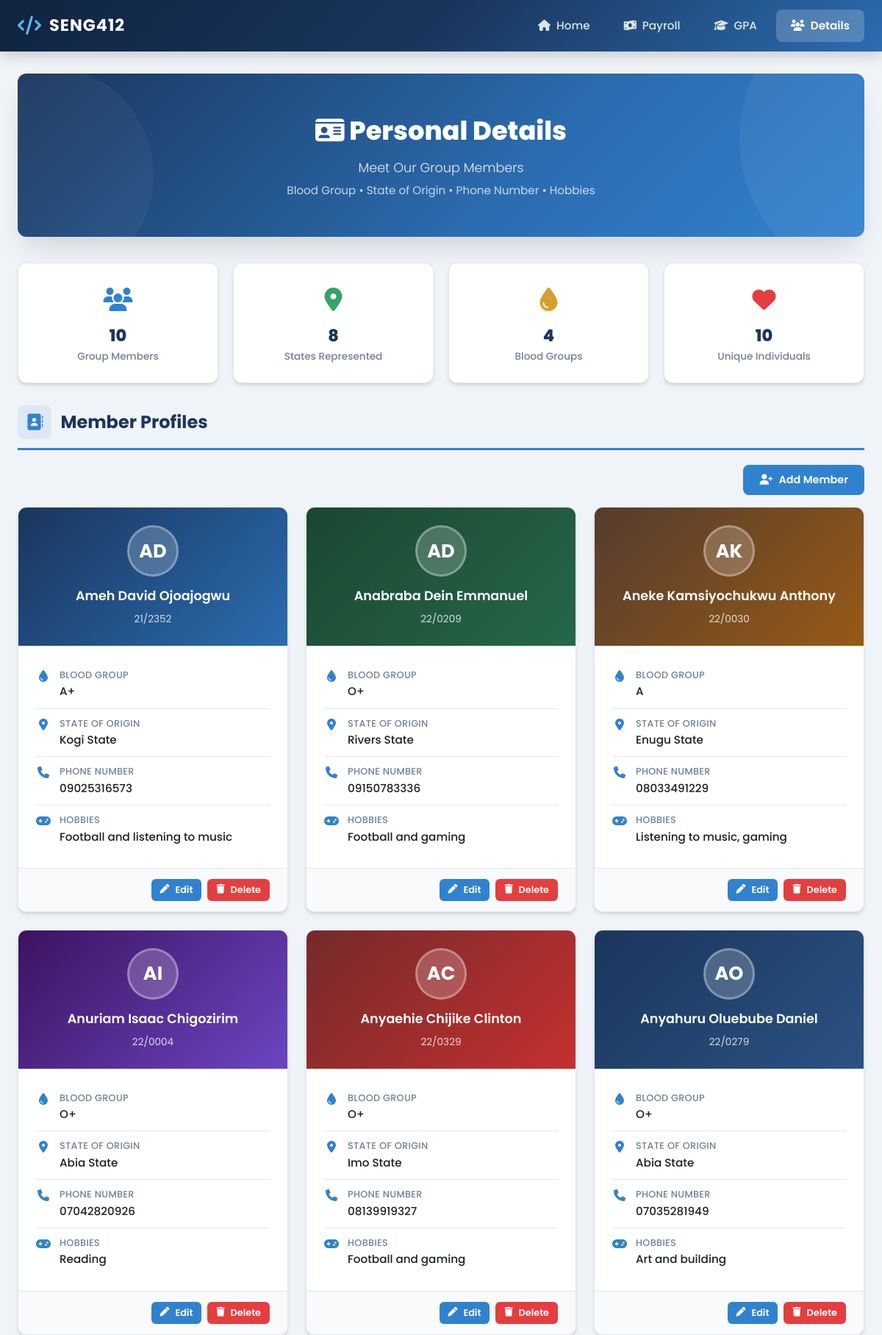
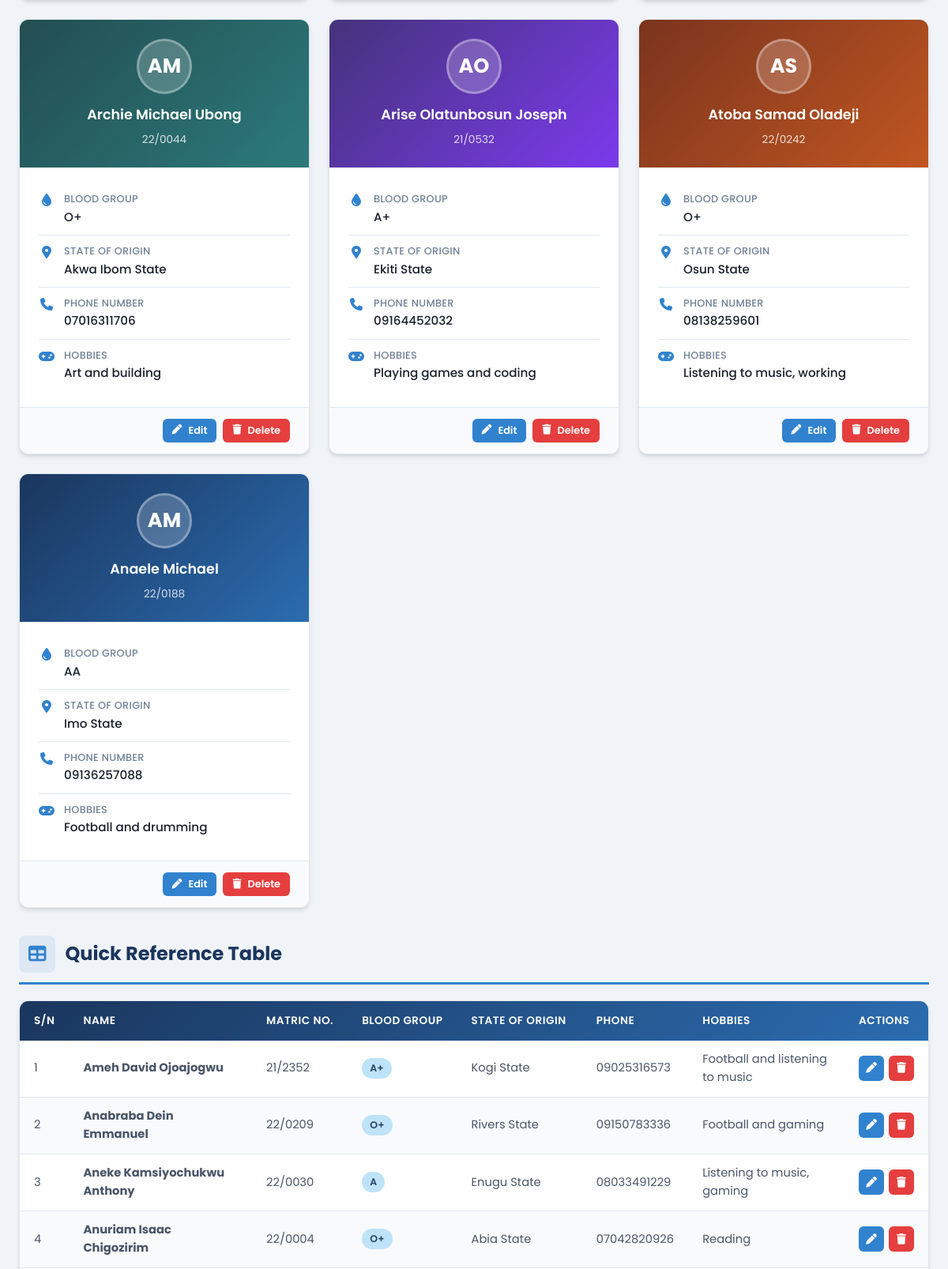
/details.php (upper part), run on the app's committed database (2 pictures, top to bottom).
### tables this page shows
CREATE TABLE members (
    id INT AUTO_INCREMENT PRIMARY KEY,
    matric_no VARCHAR(20) NOT NULL,
    full_name VARCHAR(100) NOT NULL,
    blood_group VARCHAR(5),
    state_of_origin VARCHAR(50),
    phone VARCHAR(20),
    hobbies TEXT
);

### details.php (the view, shortened to what this page needs)
<?php
include 'header.php';
include 'db.php';
$members = [];
$result = $conn->query("SELECT * FROM members ORDER BY id");
if ($result) {
    while ($row = $result->fetch_assoc()) {
        $members[] = $row;
    }
}
function getInitials($name) {
    $parts = explode(' ', trim($name));
    $initials = '';
    foreach ($parts as $p) {
        if (!empty($p)) $initials .= strtoupper($p[0]);
        if (strlen($initials) >= 2) break;
    }
    return $initials;
}
$colors = [
    'linear-gradient(135deg, #1a365d, #2b6cb0)',
    'linear-gradient(135deg, #1a4731, #276749)',
    'linear-gradient(135deg, #553c2e, #975a16)',
    'linear-gradient(135deg, #3c1361, #6b46c1)',
    'linear-gradient(135deg, #742a2a, #c53030)',
    'linear-gradient(135deg, #1a365d, #2c5282)',
    'linear-gradient(135deg, #234e52, #2c7a7b)',
    'linear-gradient(135deg, #44337a, #7c3aed)',
    'linear-gradient(135deg, #7b341e, #c05621)',
];
?>
<section class="hero">
    <h1><i class="fas fa-id-card"></i> Personal Details</h1>
    <p class="subtitle">Meet Our Group Members</p>
    <p class="dept">Blood Group &bull; State of Origin &bull; Phone Number &bull; Hobbies</p>
</section>
<div class="stats-grid">
    <div class="stat-card">
        <div class="stat-icon blue"><i class="fas fa-users"></i></div>
        <div class="stat-value"><?= count($members) ?></div>
        <div class="stat-label">Group Members</div>
    </div>
    <div class="stat-card">
        <div class="stat-icon green"><i class="fas fa-map-marker-alt"></i></div>
        <div class="stat-value"><?= count(array_unique(array_column($members, 'state_of_origin'))) ?></div>
        <div class="stat-label">States Represented</div>
    </div>
    <div class="stat-card">
        <div class="stat-icon orange"><i class="fas fa-tint"></i></div>
        <div class="stat-value"><?= count(array_unique(array_column($members, 'blood_group'))) ?></div>
        <div class="stat-label">Blood Groups</div>
    </div>
    <div class="stat-card">
        <div class="stat-icon red"><i class="fas fa-heart"></i></div>
        <div class="stat-value"><?= count($members) ?></div>
        <div class="stat-label">Unique Individuals</div>
    </div>
</div>
<section class="section">
    <div class="section-header">
        <i class="fas fa-address-book"></i>
        <h2>Member Profiles</h2>
    </div>
    <div class="action-bar">
        <button class="btn btn-primary" onclick="openAddMemberDetail()">
            <i class="fas fa-user-plus"></i> Add Member
        </button>
    </div>
    <div class="details-grid">
        <?php foreach ($members as $i => $m): ?>
        <div class="detail-card">
            <div class="detail-card-header" style="background: <?= $colors[$i % count($colors)] ?>;">
                <div class="detail-avatar"><?= getInitials($m['full_name']) ?></div>
                <h3><?= htmlspecialchars($m['full_name']) ?></h3>
                <span class="matric"><?= htmlspecialchars($m['matric_no']) ?></span>
            </div>
            <div class="detail-card-body">
                <div class="detail-item">
                    <i class="fas fa-tint"></i>
                    <div>
                        <div class="detail-label">Blood Group</div>
                        <div class="detail-value"><?= htmlspecialchars($m['blood_group']) ?></div>
                    </div>
                </div>
                <div class="detail-item">
                    <i class="fas fa-map-marker-alt"></i>
                    <div>
                        <div class="detail-label">State of Origin</div>
                        <div class="detail-value"><?= htmlspecialchars($m['state_of_origin']) ?></div>
                    </div>
                </div>
                <div class="detail-item">
                    <i class="fas fa-phone"></i>
                    <div>
                        <div class="detail-label">Phone Number</div>
                        <div class="detail-value"><?= htmlspecialchars($m['phone']) ?></div>
                    </div>
                </div>
                <div class="detail-item">
                    <i class="fas fa-gamepad"></i>
                    <div>
                        <div class="detail-label">Hobbies</div>
                        <div class="detail-value"><?= htmlspecialchars($m['hobbies']) ?></div>
                    </div>
                </div>
            </div>
            <div class="detail-card-actions">
                <button class="btn btn-sm btn-primary" onclick="openEditMemberDetail(<?= $m['id'] ?>)">
                    <i class="fas fa-pen"></i> Edit
                </button>
                <button class="btn btn-sm btn-danger" onclick="deleteMemberDetail(<?= $m['id'] ?>, '<?= htmlspecialchars(addslashes($m['full_name'])) ?>')">
                    <i class="fas fa-trash"></i> Delete
                </button>
            </div>
        </div>
        <?php endforeach; ?>
    </div>
</section>
<section class="section">
    <div class="section-header">
        <i class="fas fa-table"></i>
        <h2>Quick Reference Table</h2>
    </div>
    <div class="table-wrapper">
        <table>
            <thead>
                <tr>
                    <th>S/N</th>
                    <th>Name</th>
                    <th>Matric No.</th>
                    <th>Blood Group</th>
                    <th>State of Origin</th>
                    <th>Phone</th>
                    <th>Hobbies</th>
                    <th>Actions</th>
                </tr>
            </thead>
            <tbody>
                <?php foreach ($members as $i => $m): ?>
                <tr>
                    <td><?= $i + 1 ?></td>
                    <td><strong><?= htmlspecialchars($m['full_name']) ?></strong></td>
                    <td><?= htmlspecialchars($m['matric_no']) ?></td>
                    <td><span class="badge badge-b"><?= htmlspecialchars($m['blood_group']) ?></span></td>
                    <td><?= htmlspecialchars($m['state_of_origin']) ?></td>
                    <td><?= htmlspecialchars($m['phone']) ?></td>
                    <td><?= htmlspecialchars($m['hobbies']) ?></td>
                    <td>
                        <div class="table-actions">
                            <button class="btn btn-icon btn-primary" title="Edit" onclick="openEditMemberDetail(<?= $m['id'] ?>)">
                                <i class="fas fa-pen"></i>
                            </button>
                            <button class="btn btn-icon btn-danger" title="Delete" onclick="deleteMemberDetail(<?= $m['id'] ?>, '<?= htmlspecialchars(addslashes($m['full_name'])) ?>')">
                                <i class="fas fa-trash"></i>
                            </button>
                        </div>
                    </td>
                </tr>
                <?php endforeach; ?>
            </tbody>
        </table>
    </div>
</section>
<?php
include 'footer.php';
?>

### data on the page
members: full_name "AD", full_name "Ameh David Ojoajogwu", matric_no "21/2352", blood_group "A+", state_of_origin "Kogi State", phone "09025316573", hobbies "Football and listening to music"
members: full_name "AD", full_name "Anabraba Dein Emmanuel", matric_no "22/0209", blood_group "O+", state_of_origin "Rivers State", phone "09150783336", hobbies "Football and gaming"
members: full_name "AK", full_name "Aneke Kamsiyochukwu Anthony", matric_no "22/0030", blood_group "A", state_of_origin "Enugu State", phone "08033491229", hobbies "Listening to music, gaming"
members: full_name "AI", full_name "Anuriam Isaac Chigozirim", matric_no "22/0004", blood_group "O+", state_of_origin "Abia State", phone "07042820926", hobbies "Reading"
members: full_name "AC", full_name "Anyaehie Chijike Clinton", matric_no "22/0329", blood_group "O+", state_of_origin "Imo State", phone "08139919327", hobbies "Football and gaming"
members: full_name "AO", full_name "Anyahuru Oluebube Daniel", matric_no "22/0279", blood_group "O+", state_of_origin "Abia State", phone "07035281949", hobbies "Art and building"
members: full_name "AM", full_name "Archie Michael Ubong", matric_no "22/0044", blood_group "O+", state_of_origin "Akwa Ibom State", phone "07016311706", hobbies "Art and building"
members: full_name "AO", full_name "Arise Olatunbosun Joseph", matric_no "21/0532", blood_group "A+", state_of_origin "Ekiti State", phone "09164452032", hobbies "Playing games and coding"
members: full_name "AS", full_name "Atoba Samad Oladeji", matric_no "22/0242", blood_group "O+", state_of_origin "Osun State", phone "08138259601", hobbies "Listening to music, working"
members: full_name "AM", full_name "Anaele Michael", matric_no "22/0188", blood_group "AA", state_of_origin "Imo State", phone "09136257088", hobbies "Football and drumming"

### other printed values
count($members) "10"
count(array_unique(array_column($members, 'state_of_origin'))) "8"
count(array_unique(array_column($members, 'blood_group'))) "4"
